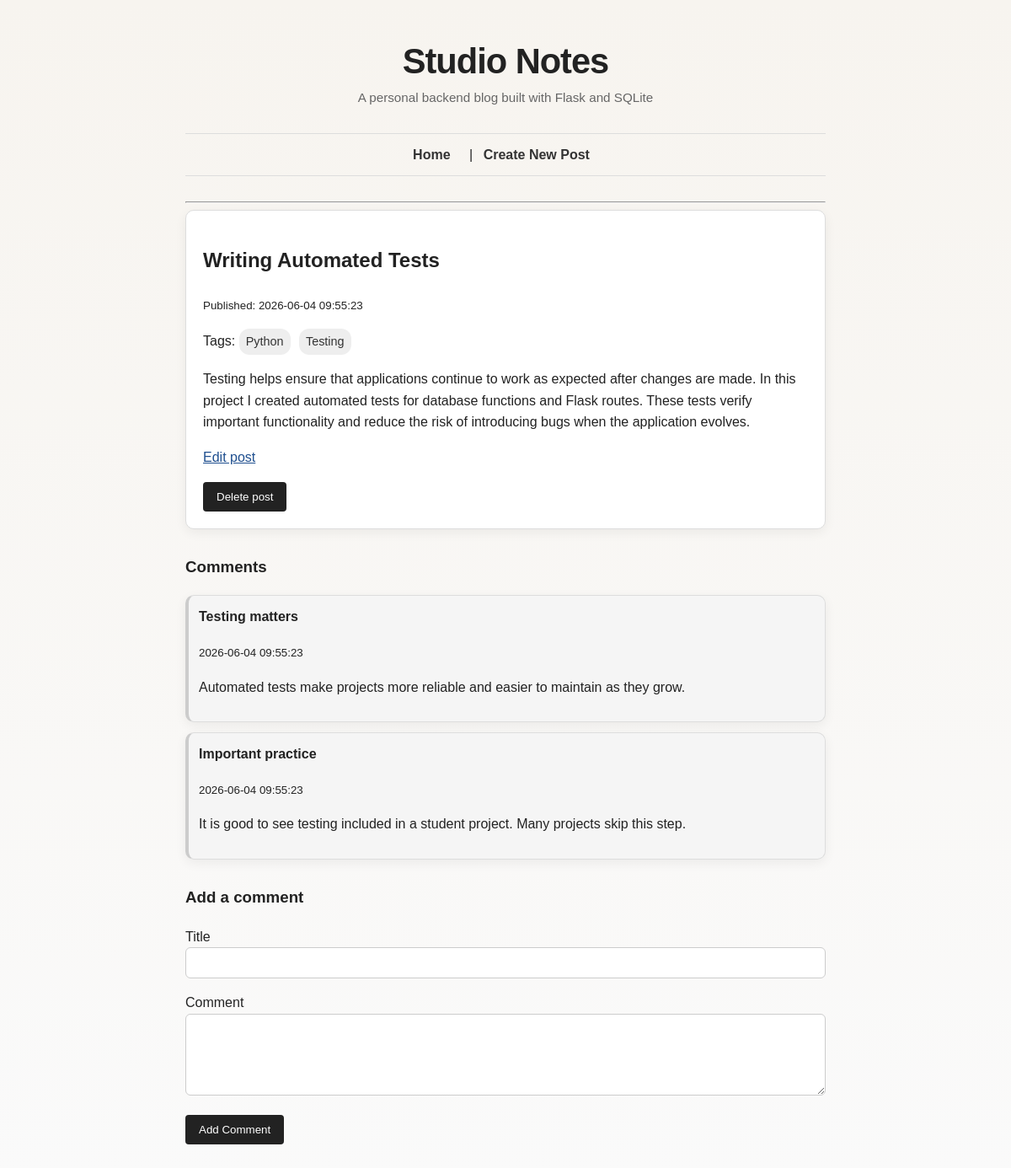
The app's page /posts/9 with its own data.
### tables this page shows
CREATE TABLE posts (
    id INTEGER PRIMARY KEY AUTOINCREMENT,
    title TEXT NOT NULL,
    body TEXT NOT NULL,
    created_at TEXT NOT NULL DEFAULT CURRENT_TIMESTAMP,
    updated_at TEXT
);

CREATE TABLE tags (
    id INTEGER PRIMARY KEY AUTOINCREMENT,
    name TEXT NOT NULL UNIQUE
);

CREATE TABLE comments (
    id INTEGER PRIMARY KEY AUTOINCREMENT,
    post_id INTEGER NOT NULL,
    title TEXT NOT NULL,
    body TEXT NOT NULL,
    created_at TEXT NOT NULL DEFAULT CURRENT_TIMESTAMP,
    FOREIGN KEY (post_id) REFERENCES posts (id)
);

### app.py (the view)
@app.route("/posts/<int:post_id>")
def show_post(post_id):
    post = database.get_post(post_id)
    if post is None:
        return render_template("post.html", post=None)
    comments = database.get_comments_for_post(post_id)
    tags = database.get_tags_for_post(post_id)
    return render_template(
        "post.html",
        post=post,
        comments=comments,
        tags=tags
    )

### database.py (called while the page is built)
def get_db_connection():
    connection = sqlite3.connect(DATABASE)
    connection.row_factory = sqlite3.Row
    return connection

def get_post(post_id):
    connection = get_db_connection()
    post = connection.execute(
        "SELECT * FROM posts WHERE id = ?",
        (post_id,)
    ).fetchone()
    connection.close()
    return post

def get_comments_for_post(post_id):
    connection = get_db_connection()
    comments = connection.execute(
        "SELECT * FROM comments WHERE post_id = ? ORDER BY created_at DESC",
        (post_id,)
    ).fetchall()
    connection.close()
    return comments

def get_tags_for_post(post_id):
    connection = get_db_connection()
    tags = connection.execute(
        """
        SELECT tags.*
        FROM tags
        JOIN post_tags ON tags.id = post_tags.tag_id
        WHERE post_tags.post_id = ?
        ORDER BY tags.name
        """,
        (post_id,)
    ).fetchall()
    connection.close()
    return tags

### templates/post.html (shortened to what this page needs)
{% extends "layout.html" %}
{% block content %}
{% if post %}
    <article>
        <h2>{{ post.title }}</h2>
        <p><small>Published: {{ post.created_at }}</small></p>
        {% if tags %}
            <p>
                Tags:
                {% for tag in tags %}
                    <a class="tag" href="/tags/{{ tag.name }}">{{ tag.name }}</a>
                {% endfor %}
            </p>
        {% endif %}
        <p>{{ post.body }}</p>
        <p>
            <a href="/posts/{{ post.id }}/edit">Edit post</a>
        </p>
        <form action="/posts/{{ post.id }}/delete" method="POST" onsubmit="return confirm('Are you sure you want to delete this post?');">
           <button type="submit">Delete post</button>
        </form>
    </article>
    <section>
        <h3>Comments</h3>
        {% if comments %}
            {% for comment in comments %}
                <article class="comment">
                   <h4>{{ comment.title }}</h4>
                   <p><small>{{ comment.created_at }}</small></p>
                   <p>{{ comment.body }}</p>
                </article>
            {% endfor %}
        {% else %}
            <p>No comments yet.</p>
        {% endif %}
    </section>
    <section>
        <h3>Add a comment</h3>
        <form action="/posts/{{ post.id }}/comments" method="POST">
            <p>
                <label for="title">Title</label><br>
                <input type="text" id="title" name="title">
            </p>
            <p>
                <label for="body">Comment</label><br>
                <textarea id="body" name="body" rows="5"></textarea>
            </p>
            <button type="submit">Add Comment</button>
        </form>
    </section>
{% else %}
    <p>Post not found.</p>
{% endif %}
{% endblock %}

### static/style.css (style rules this page uses)
body { font-family: Arial, sans-serif; max-width: 760px; margin: 40px auto; padding: 0 20px; line-height: 1.6; background-color: #fafafa; color: #222; }
article { background: white; padding: 20px; margin-bottom: 20px; border: 1px solid #ddd; }
input, textarea { width: 100%; padding: 10px; box-sizing: border-box; }
button { padding: 10px 16px; cursor: pointer; }
a { color: #1f4f8f; }
button { border: none; background-color: #222; color: white; border-radius: 4px; }
.tag { display: inline-block; background-color: #eeeeee; color: #333; padding: 4px 8px; margin-right: 6px; border-radius: 12px; font-size: 0.9rem; text-decoration: none; }
.comment { background-color: #f5f5f5; border-left: 4px solid #cccccc; padding: 12px; margin-bottom: 12px; }
.comment h4 { margin-top: 0; margin-bottom: 4px; }
body { background: linear-gradient(180deg, #f7f4ef 0%, #fafafa 100%); }
article { border-radius: 10px; box-shadow: 0 4px 14px rgba(0, 0, 0, 0.06); }
input, textarea { border: 1px solid #ccc; border-radius: 6px; font-family: inherit; }
button { transition: background-color 0.2s ease; }
section { margin-top: 30px; }

### records on screen
posts: title "Writing Automated Tests", created_at "2026-06-04 09:55:23", body "Testing helps ensure that applications continue to work as expected after changes are made. In this project I created automated tests for database functions and Flask routes. These tests verify important functionality and reduce the risk of introducing bugs when the application evolves."
tags: name "Python"
tags: name "Testing"
comments: title "Testing matters", created_at "2026-06-04 09:55:23", body "Automated tests make projects more reliable and easier to maintain as they grow."
comments: title "Important practice", created_at "2026-06-04 09:55:23", body "It is good to see testing included in a student project. Many projects skip this step."
